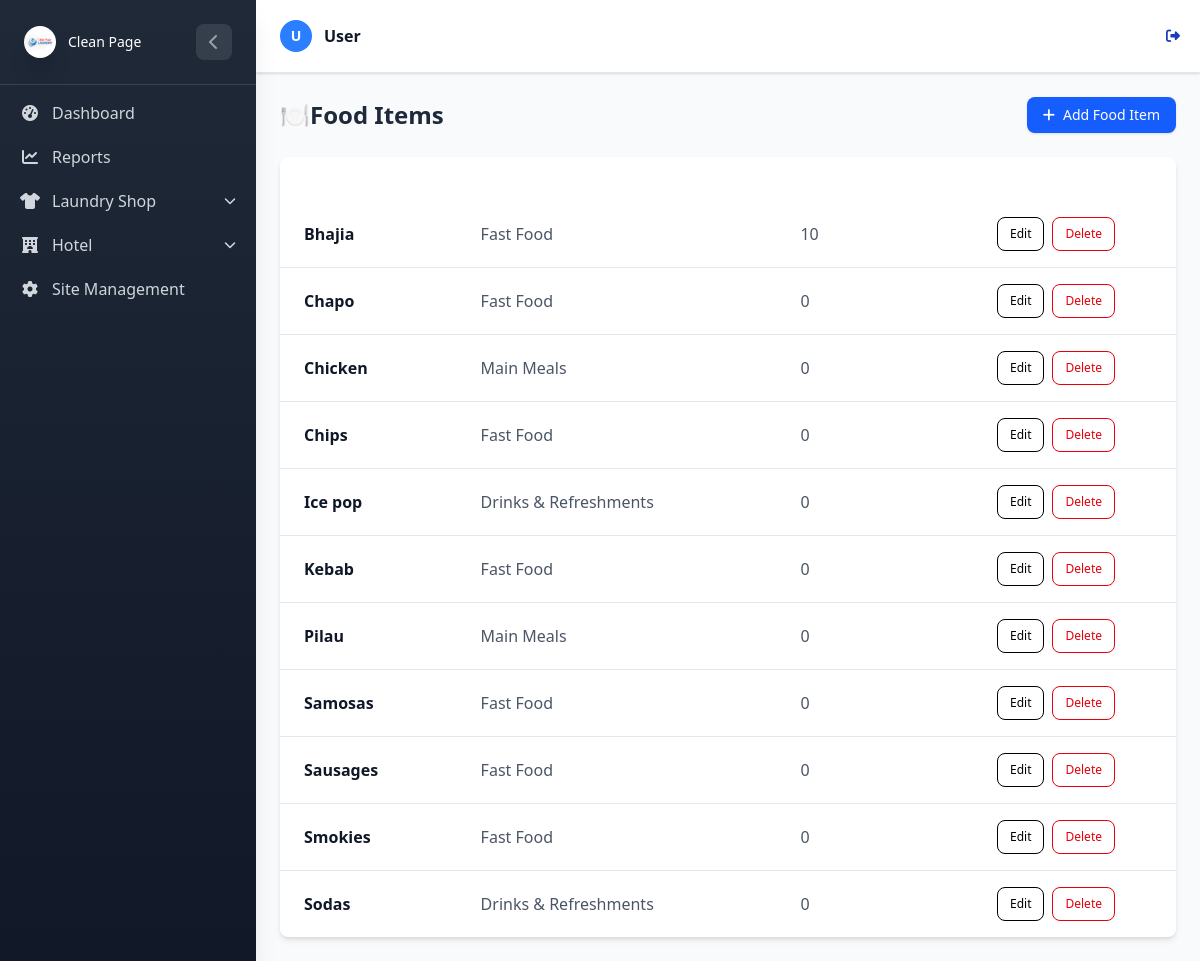
The app's page /Hotel/items/ (signed in) with its own data.
### LaundryApp/models.py (models this page shows, shortened)
class UserProfile(AbstractUser):
    username = None
    email = models.EmailField(unique=True)
    USERNAME_FIELD = 'email'
    REQUIRED_FIELDS = []
    USER_TYPE_CHOICES = (
        ('admin', 'Admin'),
        ('staff', 'Staff'),
    )
    user_type = models.CharField(max_length=20, choices=USER_TYPE_CHOICES, db_index=True)
    objects = CustomUserManager()

### HotelApp/models.py (models this page shows, shortened)
class FoodItem(models.Model):
    category = models.ForeignKey(FoodCategory, on_delete=models.CASCADE, related_name="items")
    name = models.CharField(max_length=100, db_index=True)
    created_by =  models.ForeignKey(
        settings.AUTH_USER_MODEL,
        on_delete=models.CASCADE)
    quantity = models.PositiveIntegerField(default=0)  # how many portions are available

class FoodCategory(models.Model):
    name = models.CharField(max_length=100, unique=True, db_index=True)

### HotelApp/views.py (the view)
# urls.py: path('items/', views.food_item_list, name='food_item_list'),
@login_required
def food_item_list(request):
    try:
        items = FoodItem.objects.all().select_related('category').order_by('name')
        logger.info(f"Successfully loaded {items.count()} food items")
        context = {
            'items': items,
        }
        return render(request, 'food/food_item_list.html', context)
    except DatabaseError as e:
        logger.error(f"Database error loading food items: {str(e)}")
        messages.error(request, 'Database error. Please try again later.')
        return render(request, 'food/food_item_list.html', {'items': []})
    except Exception as e:
        logger.error(f"Unexpected error loading food items: {str(e)}", exc_info=True)
        messages.error(request, 'Error loading food items. Please try again.')
        return render(request, 'food/food_item_list.html', {'items': []})

### LaundryApp/context_processors.py (called while the page is built)
def active_shop(request):
    return {
        'active_shop_name': request.session.get('active_shop_name', None)
    }

### HotelApp/templates/food/food_item_list.html (shortened to what this page needs)
{% extends 'base.html' %}
{% block content %}
<div class="flex justify-between items-center mb-6">
    <h2 class="text-2xl font-bold text-gray-800">🍽️Food Items</h2>
    <a href="{% url 'hotel:food_item_create' %}"
        class="inline-flex items-center px-4 py-2 bg-blue-600 text-white text-sm font-medium rounded-lg shadow hover:bg-indigo-700 transition duration-200">
        <i class="fas fa-plus mr-2"></i> Add Food Item
    </a>
</div>
<div class="overflow-x-auto bg-white shadow-md rounded-lg">
    <table class=" w-full min-w-full border-collapse">
        <thead class="bg-indigo-600 text-white">
            <tr>
                <th class="px-6 py-3 text-left text-sm font-semibold">Name</th>
                <th class="px-6 py-3 text-left text-sm font-semibold">Category</th>
                <th class="px-6 py-3 text-left text-sm font-semibold">Quantity</th>
                <th class="px-6 py-3 text-center text-sm font-semibold">Actions</th>
            </tr>
        </thead>
        <tbody class="divide-y divide-gray-200">
            {% for item in items %}
            <tr class="hover:bg-gray-50 transition">
                <td class="px-6 py-4 font-semibold text-gray-900">{{ item.name }}</td>
                <td class="px-6 py-4 text-gray-600">{{ item.category.name }}</td>
                <td class="px-6 py-4 text-gray-600">{{ item.quantity }}</td>
                <td class="px-6 py-4 flex justify-center space-x-2">
                    <a href="{% url 'hotel:food_item_edit' item.pk %}"
                        class="px-3 py-2 text-xs font-medium text-indigo-600 border border-indigo-600 rounded-lg hover:bg-indigo-600 hover:text-white transition">
                        Edit
                    </a>
                    <a href="{% url 'hotel:food_item_delete' item.pk %}"
                        class="px-3 py-2 text-xs font-medium text-red-600 border border-red-600 rounded-lg hover:bg-red-600 hover:text-white transition">
                        Delete
                    </a>
                </td>
            </tr>
            {% endfor %}
        </tbody>
    </table>
</div>
{% endblock %}

### LaundryApp/templates/base.html (shortened to what this page needs)
{% load static tailwind_tags %}
{% load static %}
<!DOCTYPE html>
<html lang="en">
<head>
    {% tailwind_css %}
    <link rel="stylesheet" href="https://cdnjs.cloudflare.com/ajax/libs/font-awesome/6.4.0/css/all.min.css">
    <link rel="stylesheet" href="{% static 'css/dist/styles.css' %}">
</head>
<body class="bg-gray-50 min-h-screen font-sans">
    <div id="sidebar"
        class="sidebar-gradient w-64 fixed top-0 left-0 h-full sidebar-transition z-50 shadow-xl sidebar-mobile-hidden lg:sidebar-mobile-visible">
        <div class="p-4 lg:p-6 border-b border-gray-700">
            <div class="flex items-center justify-between">
                <div class="flex items-center space-x-3">
                    <div class="w-8 h-8 rounded-lg flex items-center justify-center">
                        {% if user.is_authenticated and user.is_superuser %}
                        <div class="rounded-full shadow-xl flex items-center justify-center" style="width:40px;">
                            <img src="{% static 'logos/Clean-page-logo.png' %}" alt="Logo" class=" w-full rounded-full object-contain">
                        </div>
                        {% elif app_type == 'hotel' %}
                        <div class="rounded-full shadow-xl flex items-center justify-center" style="width:40px;">
                            <img src="{% static 'logos/Clean-page-logo.png' %}" alt="Logo" class=" w-full rounded-full object-contain">
                        </div>
                        {% elif app_type == 'laundry' %}
                    <div class="rounded-full shadow-xl flex items-center justify-center" style="width:40px;">
                        <img src="{% static 'logos/Clean-page-logo.png' %}" alt="Logo" class=" w-full rounded-full object-contain">
                    </div>
                        {% else %}
                        <i class="fas fa-building text-white text-sm"></i>
                        {% endif %}
                    </div>
                    <span class="text-white text-sm font-medium sidebar-header-text">
                        {% if user.is_authenticated and user.is_superuser %}
                        <div class="flex items-center space-x-3">
                            <p class="text-white,font-medium font-awesome sidebar-title">Clean Page</p>
                        </div>
                        {% elif app_type == 'hotel' %}
                        Hotel
                        {% elif app_type == 'laundry' %}
                        Clean Page
                        {% else %}
                        Clean Page
                        {% endif %}
                    </span>
                </div>
                {% if user.is_superuser or app_type == 'hotel' or app_type == 'laundry' %}
                <button id="sidebar-toggle" class="sidebar-toggle-btn text-gray-400 hover:text-white lg:flex hidden">
                    <i class="fas fa-chevron-left"></i>
                </button>
                {% endif %}
            </div>
        </div>
        <div class="sidebar-scrollable">
            <nav class="p-2 lg:p-4 space-y-1">
                {% if user.is_authenticated and user.is_superuser %}
                <a href="{% url 'laundry:dashboard' %}"
                    class="flex items-center space-x-3 px-3 py-2 lg:px-4 lg:py-3 text-gray-300 hover:bg-gray-700 hover:text-white rounded-lg transition-colors group"
                    title="Dashboard">
                    <i class="fas fa-tachometer-alt w-5 text-center"></i>
                    <span class="sidebar-text">Dashboard</span>
                </a>
                <a href="{% url 'laundry:laundryapp_dashboard' %}"
                    class="flex items-center space-x-3 px-3 py-2 lg:px-4 lg:py-3 text-gray-300 hover:bg-gray-700 hover:text-white rounded-lg transition-colors group"
                    title="Reports">
                    <i class="fas fa-chart-line w-5 text-center"></i>
                    <span class="sidebar-text">Reports</span>
                </a>
                <div class="dropdown-group" id="laundry-dropdown-group">
                    <div class="dropdown-toggle flex items-center space-x-3 px-3 py-2 lg:px-4 lg:py-3 text-gray-300 hover:bg-gray-700 hover:text-white rounded-lg transition-colors group cursor-pointer"
                        onclick="toggleDropdown('laundry-dropdown', 'laundry')">
                        <i class="fas fa-shirt w-5 text-center"></i>
                        <span class="sidebar-text flex-1">Laundry Shop</span>
                        <i class="fas fa-chevron-down text-xs transition-transform duration-300"></i>
                    </div>
                </div>
                <div class="dropdown-group" id="hotel-dropdown-group">
                    <div class="dropdown-toggle flex items-center space-x-3 px-3 py-2 lg:px-4 lg:py-3 text-gray-300 hover:bg-gray-700 hover:text-white rounded-lg transition-colors group cursor-pointer"
                        onclick="toggleDropdown('hotel-dropdown', 'hotel')">
                        <i class="fas fa-hotel w-5 text-center"></i>
                        <span class="sidebar-text flex-1">Hotel</span>
                        <i class="fas fa-chevron-down text-xs transition-transform duration-300"></i>
                    </div>
                </div>
                <a href="{% url 'laundry:user_management' %}"
                    class="flex items-center space-x-3 px-3 py-2 lg:px-4 lg:py-3 text-gray-300 hover:bg-gray-700 hover:text-white rounded-lg transition-colors group"
                    title="Site Management">
                    <i class="fas fa-cog w-5 text-center"></i>
                    <span class="sidebar-text">Site Management</span>
                </a>
                {% endif %}
            </nav>
        </div>
    </div>
    <div id="main-content"
        class="content-transition min-h-screen content-mobile-full {% if user.is_authenticated %}lg:ml-64{% endif %}">
        <header class="bg-white shadow-sm border-b border-gray-200">
            <div class="flex items-center justify-between px-4 py-3 lg:px-6 lg:py-4">
                <div class="flex items-center space-x-3 p-2">
                    <div class="flex items-center space-x-3">
                        <div class="relative">
                            <div class="w-8 h-8 lg:w-10 lg:h-10 bg-blue-500 rounded-full flex items-center justify-center">
                                <span class="text-white font-semibold text-sm lg:text-base">
                                    {{ user.first_name|first|upper|default:"U" }}
                                </span>
                            </div>
                        </div>
                        <div class="flex flex-col leading-tight">
                            <p class="font-semibold text-gray-900">
                                {{ user.first_name|default:"User" }}
                            </p>
                        </div>
                    </div>
                </div>
                {% if user.is_authenticated %}
                <form method="post" action="{% url 'logout' %}">
                    <button type="submit"
                        class="text-blue-800 hover:text-blue-600 text-sm lg:text-base bg-transparent border-0 cursor-pointer flex items-center">
                        <i class="fas fa-sign-out-alt mr-1"></i>
                    </button>
                </form>
                {% else %}
                <a href="{% url 'login' %}"
                    class="text-blue-800 hover:text-blue-600 text-sm lg:text-base bg-transparent border-0 cursor-pointer flex items-center">
                    <i class="fas fa-sign-in-alt mr-1"></i>
                    <span class="hidden sm:inline">Login</span>
                </a>
                {% endif %}
            </div>
        </header>
        <main class="p-4 lg:p-6">
            {% block content %}{% endblock %}
        </main>
    </div>
</body>
</html>

### LaundryApp/templates/base.html (style rules this page uses)
.sidebar-transition { transition: all 0.3s ease-in-out; }
.content-transition { transition: margin-left 0.3s ease-in-out; }
.sidebar-gradient { background: linear-gradient(180deg, #1f2937 0%, #111827 100%); }
.sidebar-toggle-btn { transition: all 0.3s ease; width: 36px; height: 36px; display: flex; align-items: center; justify-content: center; border-radius: 8px; background-color: rgba(255, 255, 255, 0.1); }
.dropdown-toggle { cursor: pointer; }
.dropdown-toggle i.fa-chevron-down { transition: transform 0.3s ease; }
.sidebar-scrollable { height: calc(100% - 80px); overflow-y: auto; }

### records on screen
UserProfile: first_name|first "U", first_name "User"
FoodItem: name "Bhajia", category.name "Fast Food", quantity "10"
FoodItem: name "Chapo", category.name "Fast Food", quantity "0"
FoodItem: name "Chicken", category.name "Main Meals", quantity "0"
FoodItem: name "Chips", category.name "Fast Food", quantity "0"
FoodItem: name "Ice pop", category.name "Drinks & Refreshments", quantity "0"
FoodItem: name "Kebab", category.name "Fast Food", quantity "0"
FoodItem: name "Pilau", category.name "Main Meals", quantity "0"
FoodItem: name "Samosas", category.name "Fast Food", quantity "0"
FoodItem: name "Sausages", category.name "Fast Food", quantity "0"
FoodItem: name "Smokies", category.name "Fast Food", quantity "0"
FoodItem: name "Sodas", category.name "Drinks & Refreshments", quantity "0"
